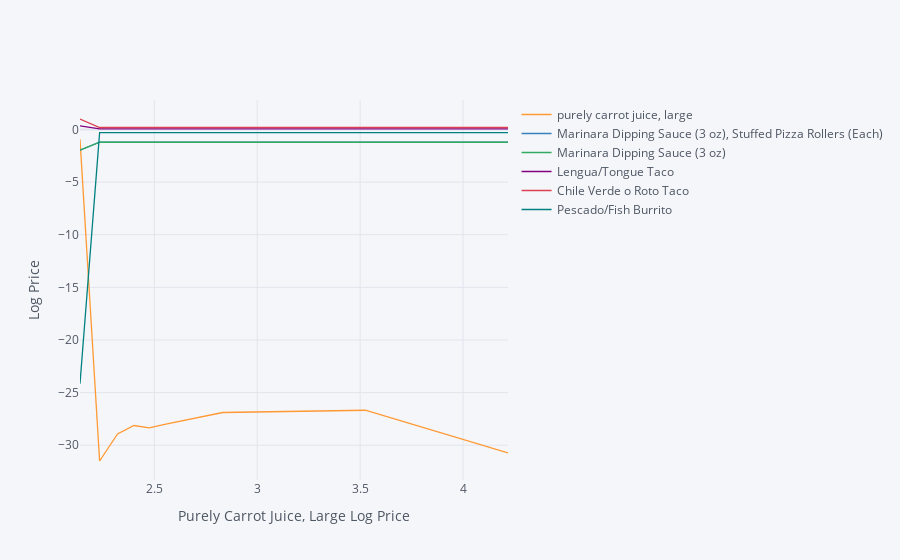

Notebook cell for this chart:
### Code cell
ReferenceGood = "purely carrot juice, large"

scale = [1.,1.1,1.2,1.3,1.4,1.5,2,4,8]


cost0 = solve_subsistence_problem(FoodNutrients,Prices,diet_min[group],diet_max[group],tol=tol).fun

my_p = Prices.copy()

diet = {}
for s in scale:

    my_p[ReferenceGood] = Prices[ReferenceGood]*s
    result = solve_subsistence_problem(FoodNutrients,my_p,diet_min[group],diet_max[group],tol=tol)
    diet[np.log(my_p[ReferenceGood]) ] = result.diet

tol = 10e-6
    
Diet_response = pd.DataFrame(diet).T
np.log(Diet_response.loc[:,(Diet_response>tol).sum()>0]).iplot(xTitle='Purely Carrot Juice, Large Log Price',
                                                       yTitle='Log Price')

### Figure 1 — Plotly figure (JSON) as saved in the notebook; plotly's stock layout.template omitted (floating-point values rounded to 4 significant figures)
{"data": [{"line": {"color": "rgba(255, 153, 51, 1.0)", "dash": "solid", "shape": "linear", "width": 1.3}, "mode": "lines", "name": "purely carrot juice, large", "text": "", "type": "scatter", "x": [2.139, 2.234, 2.321, 2.401, 2.475, 2.544, 2.832, 3.525, 4.218], "y": [-0.9403, -31.5, -28.93, -28.13, -28.35, -28.05, -26.9, -26.68, -30.73]}, {"line": {"color": "rgba(55, 128, 191, 1.0)", "dash": "solid", "shape": "linear", "width": 1.3}, "mode": "lines", "name": "Marinara Dipping Sauce (3 oz), Stuffed Pizza Rollers (Each)", "text": "", "type": "scatter", "x": [2.139, 2.234, 2.321, 2.401, 2.475, 2.544, 2.832, 3.525, 4.218], "y": [-1.963, -1.216, -1.216, -1.216, -1.216, -1.216, -1.216, -1.216, -1.216]}, {"line": {"color": "rgba(50, 171, 96, 1.0)", "dash": "solid", "shape": "linear", "width": 1.3}, "mode": "lines", "name": "Marinara Dipping Sauce (3 oz)", "text": "", "type": "scatter", "x": [2.139, 2.234, 2.321, 2.401, 2.475, 2.544, 2.832, 3.525, 4.218], "y": [-1.963, -1.216, -1.216, -1.216, -1.216, -1.216, -1.216, -1.216, -1.216]}, {"line": {"color": "rgba(128, 0, 128, 1.0)", "dash": "solid", "shape": "linear", "width": 1.3}, "mode": "lines", "name": "Lengua/Tongue Taco", "text": "", "type": "scatter", "x": [2.139, 2.234, 2.321, 2.401, 2.475, 2.544, 2.832, 3.525, 4.218], "y": [0.3364, 0.05827, 0.05827, 0.05827, 0.05827, 0.05827, 0.05827, 0.05827, 0.05827]}, {"line": {"color": "rgba(219, 64, 82, 1.0)", "dash": "solid", "shape": "linear", "width": 1.3}, "mode": "lines", "name": "Chile Verde o Roto Taco", "text": "", "type": "scatter", "x": [2.139, 2.234, 2.321, 2.401, 2.475, 2.544, 2.832, 3.525, 4.218], "y": [0.9928, 0.185, 0.185, 0.185, 0.185, 0.185, 0.185, 0.185, 0.185]}, {"line": {"color": "rgba(0, 128, 128, 1.0)", "dash": "solid", "shape": "linear", "width": 1.3}, "mode": "lines", "name": "Pescado/Fish Burrito", "text": "", "type": "scatter", "x": [2.139, 2.234, 2.321, 2.401, 2.475, 2.544, 2.832, 3.525, 4.218], "y": [-24.16, -0.3054, -0.3054, -0.3054, -0.3054, -0.3054, -0.3054, -0.3054, -0.3054]}], "layout": {"legend": {"bgcolor": "#F5F6F9", "font": {"color": "#4D5663"}}, "paper_bgcolor": "#F5F6F9", "plot_bgcolor": "#F5F6F9", "title": {"font": {"color": "#4D5663"}}, "xaxis": {"gridcolor": "#E1E5ED", "showgrid": true, "tickfont": {"color": "#4D5663"}, "title": {"font": {"color": "#4D5663"}, "text": "Purely Carrot Juice, Large Log Price"}, "zerolinecolor": "#E1E5ED"}, "yaxis": {"gridcolor": "#E1E5ED", "showgrid": true, "tickfont": {"color": "#4D5663"}, "title": {"font": {"color": "#4D5663"}, "text": "Log Price"}, "zerolinecolor": "#E1E5ED"}}}
